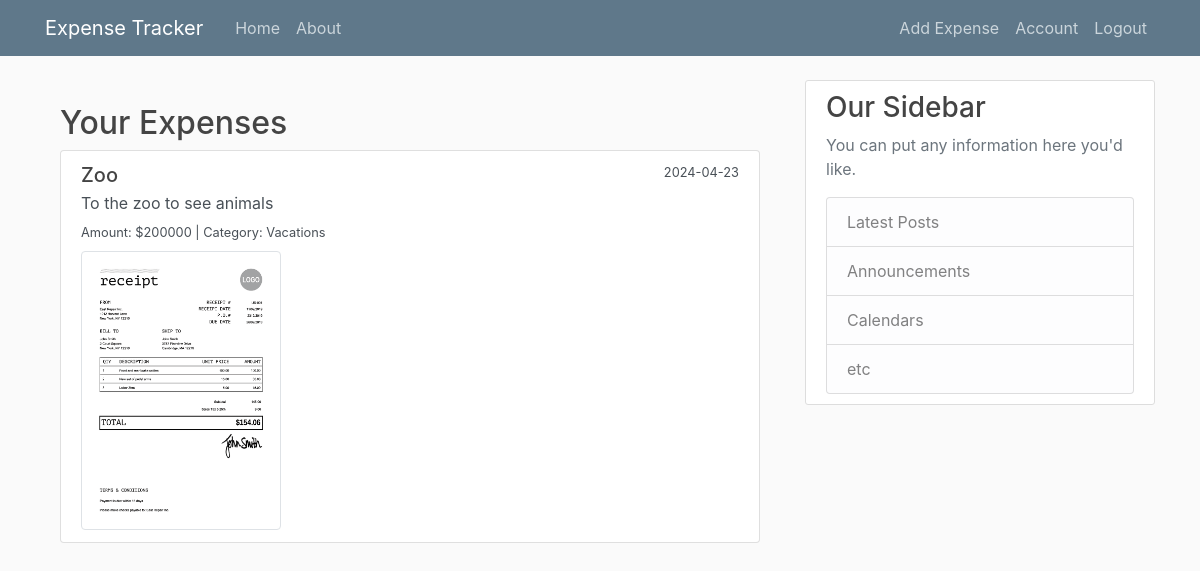
The page /expenses (signed in) on the database as committed earlier.
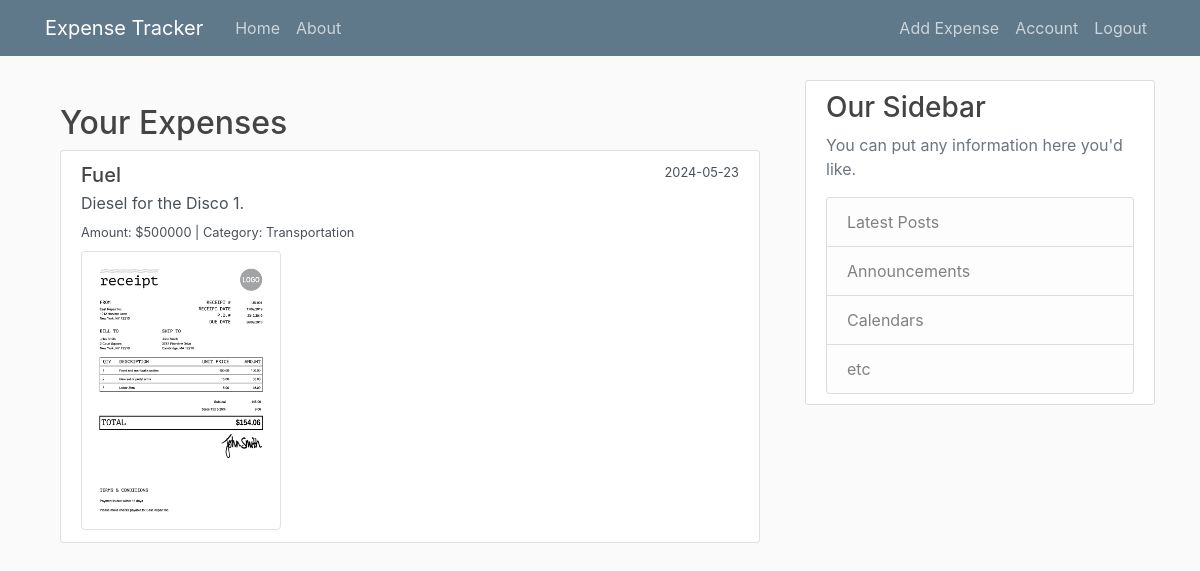
The same page on the database as committed later.
### expense_app/models.py (models this page shows, shortened)
class Expenses(db.Model):
    id = db.Column(db.Integer, primary_key=True)
    title = db.Column(db.String(100), nullable=False)
    amount = db.Column(db.Integer, nullable=False)
    category = db.Column(db.String(50), nullable=False)
    date_of_purchase = db.Column(db.DateTime, nullable=False,
                                 default=datetime.utcnow)
    description = db.Column(db.Text)
    receipt_image = db.Column(db.String(20), nullable=False,
                           default='default_receipt.png')
    user_id = db.Column(db.Integer, db.ForeignKey('user.id'), nullable=False)

### expense_app/routes.py (the view)
@app.route("/expenses")
@login_required  # Ensures only logged-in users can access this route
def view_expenses():
    user_expenses = Expenses.query.filter_by(user_id=current_user.id).all()
    return render_template('view_expenses.html', expenses=user_expenses)

### expense_app/models.py (called while the page is built)
@login_manager.user_loader
def load_user(user_id):
    return User.query.get(int(user_id))

### expense_app/templates/view_expenses.html
{% extends "layout.html" %}
{% block content %}
<div class="container mt-4">
    <h2>Your Expenses</h2>
    <div class="list-group">
        {% for expense in expenses %}
        <a href="{{ url_for('expenses', expense_id=expense.id) }}" class="list-group-item list-group-item-action flex-column align-items-start">
            <div class="d-flex w-100 justify-content-between">
                <h5 class="mb-1">{{ expense.title }}</h5>
                <small>{{ expense.date_of_purchase.strftime('%Y-%m-%d') }}</small>
            </div>
            <p class="mb-1">{{ expense.description }}</p>
            <small>Amount: ${{ expense.amount }} | Category: {{ expense.category }}</small>
            {% if expense.receipt_image %}
            <div class="mt-2">
                <img src="{{ url_for('static', filename=expense.receipt_image) }}" alt="Receipt Image" class="img-thumbnail" style="max-width: 200px;">
            </div>
            {% endif %}
        </a>
        {% else %}
        <div class="alert alert-info" role="alert">
            No expenses found. Add some to see them here!
        </div>
        {% endfor %}
    </div>
</div>
{% endblock %}

### expense_app/templates/layout.html (shortened to what this page needs)
<!DOCTYPE html>
<html>
<head>
    <link rel="stylesheet" href="https://maxcdn.bootstrapcdn.com/bootstrap/4.0.0/css/bootstrap.min.css">
    <link rel="stylesheet" type="text/css" href="{{ url_for('static', filename='main.css') }}">
</head>
<body>
    <header class="site-header">
        <nav class="navbar navbar-expand-md navbar-dark bg-steel fixed-top">
            <div class="container">
                <a class="navbar-brand mr-4" href="/">Expense Tracker</a>
                <div class="collapse navbar-collapse" id="navbarToggle">
                    <div class="navbar-nav mr-auto">
                        <a class="nav-item nav-link {% if request.endpoint == 'home' %}active{% endif %}" href="{{ url_for('home') }}">Home</a>
                        <a class="nav-item nav-link {% if request.endpoint == 'about' %}active{% endif %}" href="{{ url_for('about') }}">About</a>
                    </div>
                    <div class="navbar-nav">
                        {% if current_user.is_authenticated %}
                        <a class="nav-item nav-link" href="{{ url_for('new_expense') }}">Add Expense</a>
                            <a class="nav-item nav-link" href="{{ url_for('account') }}">Account</a>
                            <a class="nav-item nav-link" href="{{ url_for('logout') }}">Logout</a>
                        {% else %}
                            <a class="nav-item nav-link" href="{{ url_for('login') }}">Login</a>
                            <a class="nav-item nav-link" href="{{ url_for('register') }}">Register</a>
                        {% endif %}
                    </div>
                </div>
            </div>
        </nav>
    </header>
    <main role="main" class="container">
        <div class="row">
            <div class="col-md-8">
                {% block content %}{% endblock %}
            </div>
            <div class="col-md-4">
                <div class="content-section">
                    <h3>Our Sidebar</h3>
                    <p class='text-muted'>You can put any information here you'd like.</p>
                    <ul class="list-group">
                        <li class="list-group-item list-group-item-light">Latest Posts</li>
                        <li class="list-group-item list-group-item-light">Announcements</li>
                        <li class="list-group-item list-group-item-light">Calendars</li>
                        <li class="list-group-item list-group-item-light">etc</li>
                    </ul>
                </div>
            </div>
        </div>
    </main>
</body>
</html>

### expense_app/static/main.css (style rules this page uses)
body { background: #fafafa; color: #333333; margin-top: 5rem; }
h1, h2, h3, h4, h5, h6 { color: #444444; }
.bg-steel { background-color: #5f788a; }
.site-header .navbar-nav .nav-link { color: #cbd5db; }
.content-section { background: #ffffff; padding: 10px 20px; border: 1px solid #dddddd; border-radius: 3px; margin-bottom: 20px; }

Rows that differ between the two databases and show on the page:
removed Expenses: title "Zoo", date_of_purchase "2024-04-23", description "To the zoo to see animals", amount "200000", category "Vacations", receipt_image (placeholder picture)
added Expenses: title "Fuel", date_of_purchase "2024-05-23", description "Diesel for the Disco 1.", amount "500000", category "Transportation", receipt_image (placeholder picture)
